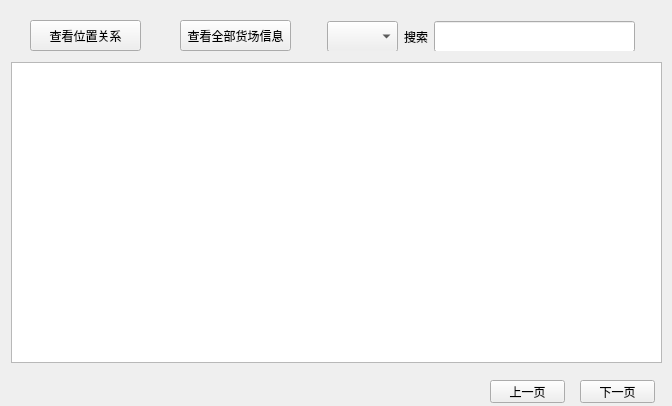
<?xml version="1.0" encoding="UTF-8"?>
<ui version="4.0">
 <class>YardInformation</class>
 <widget class="QWidget" name="YardInformation">
  <property name="geometry">
   <rect>
    <x>0</x>
    <y>0</y>
    <width>672</width>
    <height>406</height>
   </rect>
  </property>
  <property name="windowTitle">
   <string>Form</string>
  </property>
  <widget class="QPushButton" name="nextButton">
   <property name="geometry">
    <rect>
     <x>580</x>
     <y>380</y>
     <width>75</width>
     <height>23</height>
    </rect>
   </property>
   <property name="text">
    <string>下一页</string>
   </property>
   <property name="name" stdset="0">
    <string>PushButton</string>
   </property>
  </widget>
  <widget class="QPushButton" name="previousButton">
   <property name="geometry">
    <rect>
     <x>490</x>
     <y>380</y>
     <width>75</width>
     <height>23</height>
    </rect>
   </property>
   <property name="text">
    <string>上一页</string>
   </property>
   <property name="name" stdset="0">
    <string>PushButton</string>
   </property>
  </widget>
  <widget class="QWidget" name="widget" native="true">
   <property name="geometry">
    <rect>
     <x>10</x>
     <y>10</y>
     <width>641</width>
     <height>41</height>
    </rect>
   </property>
   <widget class="QPushButton" name="positionButton">
    <property name="geometry">
     <rect>
      <x>20</x>
      <y>10</y>
      <width>111</width>
      <height>31</height>
     </rect>
    </property>
    <property name="text">
     <string>查看位置关系</string>
    </property>
   </widget>
   <widget class="QPushButton" name="wholeYardButton">
    <property name="geometry">
     <rect>
      <x>170</x>
      <y>10</y>
      <width>111</width>
      <height>31</height>
     </rect>
    </property>
    <property name="text">
     <string>查看全部货场信息</string>
    </property>
    <property name="iconSize">
     <size>
      <width>20</width>
      <height>12</height>
     </size>
    </property>
    <property name="name" stdset="0">
     <string>PushButton</string>
    </property>
   </widget>
   <widget class="QComboBox" name="searchBox">
    <property name="geometry">
     <rect>
      <x>317</x>
      <y>11</y>
      <width>71</width>
      <height>31</height>
     </rect>
    </property>
    <property name="name" stdset="0">
     <string>SelectedButton</string>
    </property>
   </widget>
   <widget class="QLabel" name="searchLable">
    <property name="geometry">
     <rect>
      <x>394</x>
      <y>11</y>
      <width>24</width>
      <height>31</height>
     </rect>
    </property>
    <property name="text">
     <string>搜索</string>
    </property>
    <property name="name" stdset="0">
     <string>SearchLable</string>
    </property>
   </widget>
   <widget class="QLineEdit" name="searchLineEdit">
    <property name="geometry">
     <rect>
      <x>424</x>
      <y>11</y>
      <width>201</width>
      <height>31</height>
     </rect>
    </property>
    <property name="name" stdset="0">
     <string>SearchLine</string>
    </property>
   </widget>
  </widget>
  <widget class="QTableView" name="tableView">
   <property name="geometry">
    <rect>
     <x>11</x>
     <y>62</y>
     <width>651</width>
     <height>301</height>
    </rect>
   </property>
   <property name="name" stdset="0">
    <string>DisplayBox</string>
   </property>
  </widget>
  <widget class="QLabel" name="pictureLabel">
   <property name="geometry">
    <rect>
     <x>300</x>
     <y>90</y>
     <width>350</width>
     <height>251</height>
    </rect>
   </property>
   <property name="minimumSize">
    <size>
     <width>350</width>
     <height>251</height>
    </size>
   </property>
   <property name="text">
    <string/>
   </property>
   <property name="scaledContents">
    <bool>true</bool>
   </property>
  </widget>
 </widget>
 <resources/>
 <connections/>
</ui>
